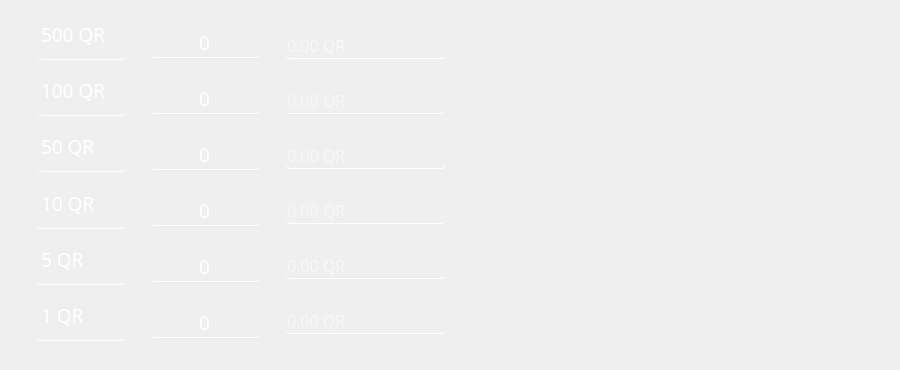
      <widget class="QWidget" name="qatar_3">
       <widget class="QLabel" name="label_56">
        <property name="geometry">
         <rect>
          <x>560</x>
          <y>0</y>
          <width>331</width>
          <height>361</height>
         </rect>
        </property>
        <property name="text">
         <string/>
        </property>
        <property name="pixmap">
         <pixmap>devise/qatar-25A.png</pixmap>
        </property>
        <property name="scaledContents">
         <bool>true</bool>
        </property>
       </widget>
       <widget class="QWidget" name="">
        <property name="geometry">
         <rect>
          <x>150</x>
          <y>8</y>
          <width>111</width>
          <height>351</height>
         </rect>
        </property>
        <layout class="QVBoxLayout" name="verticalLayout_24">
         <item>
          <widget class="QLineEdit" name="qt">
           <property name="font">
            <font>
             <family>Mongolian Baiti</family>
             <pointsize>14</pointsize>
            </font>
           </property>
           <property name="styleSheet">
            <string notr="true">color: rgb(255, 255, 255);
border-radius:5px;
background-color:transparent;
border-bottom:1px solid rgb(255, 255, 255);</string>
           </property>
           <property name="text">
            <string>0</string>
           </property>
           <property name="alignment">
            <set>Qt::AlignCenter</set>
           </property>
           <property name="placeholderText">
            <string>Qté.</string>
           </property>
          </widget>
         </item>
         <item>
          <widget class="QLineEdit" name="qt_2">
           <property name="font">
            <font>
             <family>Mongolian Baiti</family>
             <pointsize>14</pointsize>
            </font>
           </property>
           <property name="styleSheet">
            <string notr="true">color: rgb(255, 255, 255);
border-radius:5px;
background-color:transparent;
border-bottom:1px solid rgb(255, 255, 255);</string>
           </property>
           <property name="text">
            <string>0</string>
           </property>
           <property name="alignment">
            <set>Qt::AlignCenter</set>
           </property>
           <property name="placeholderText">
            <string>Qté.</string>
           </property>
          </widget>
         </item>
         <item>
          <widget class="QLineEdit" name="qt_3">
           <property name="font">
            <font>
             <family>Mongolian Baiti</family>
             <pointsize>14</pointsize>
            </font>
           </property>
           <property name="styleSheet">
            <string notr="true">color: rgb(255, 255, 255);
border-radius:5px;
background-color:transparent;
border-bottom:1px solid rgb(255, 255, 255);</string>
           </property>
           <property name="text">
            <string>0</string>
           </property>
           <property name="alignment">
            <set>Qt::AlignCenter</set>
           </property>
           <property name="placeholderText">
            <string>Qté.</string>
           </property>
          </widget>
         </item>
         <item>
          <widget class="QLineEdit" name="qt_4">
           <property name="font">
            <font>
             <family>Mongolian Baiti</family>
             <pointsize>14</pointsize>
            </font>
           </property>
           <property name="styleSheet">
            <string notr="true">color: rgb(255, 255, 255);
border-radius:5px;
background-color:transparent;
border-bottom:1px solid rgb(255, 255, 255);</string>
           </property>
           <property name="text">
            <string>0</string>
           </property>
           <property name="alignment">
            <set>Qt::AlignCenter</set>
           </property>
           <property name="placeholderText">
            <string>Qté.</string>
           </property>
          </widget>
         </item>
         <item>
          <widget class="QLineEdit" name="qt_5">
           <property name="font">
            <font>
             <family>Mongolian Baiti</family>
             <pointsize>14</pointsize>
            </font>
           </property>
           <property name="styleSheet">
            <string notr="true">color: rgb(255, 255, 255);
border-radius:5px;
background-color:transparent;
border-bottom:1px solid rgb(255, 255, 255);</string>
           </property>
           <property name="text">
            <string>0</string>
           </property>
           <property name="alignment">
            <set>Qt::AlignCenter</set>
           </property>
           <property name="placeholderText">
            <string>Qté.</string>
           </property>
          </widget>
         </item>
         <item>
          <widget class="QLineEdit" name="qt_6">
           <property name="font">
            <font>
             <family>Mongolian Baiti</family>
             <pointsize>14</pointsize>
            </font>
           </property>
           <property name="styleSheet">
            <string notr="true">color: rgb(255, 255, 255);
border-radius:5px;
background-color:transparent;
border-bottom:1px solid rgb(255, 255, 255);</string>
           </property>
           <property name="text">
            <string>0</string>
           </property>
           <property name="alignment">
            <set>Qt::AlignCenter</set>
           </property>
           <property name="placeholderText">
            <string>Qté.</string>
           </property>
          </widget>
         </item>
        </layout>
       </widget>
       <widget class="QWidget" name="">
        <property name="geometry">
         <rect>
          <x>36</x>
          <y>10</y>
          <width>91</width>
          <height>331</height>
         </rect>
        </property>
        <layout class="QVBoxLayout" name="verticalLayout_25">
         <item>
          <widget class="QLabel" name="label_134">
           <property name="font">
            <font>
             <family>Mongolian Baiti</family>
             <pointsize>14</pointsize>
            </font>
           </property>
           <property name="styleSheet">
            <string notr="true">color: rgb(255, 255, 255);
border-radius:5px;
background-color:transparent;
border-bottom:1px solid rgb(255, 255, 255);</string>
           </property>
           <property name="text">
            <string>500 QR</string>
           </property>
          </widget>
         </item>
         <item>
          <widget class="QLabel" name="label_133">
           <property name="font">
            <font>
             <family>Mongolian Baiti</family>
             <pointsize>14</pointsize>
            </font>
           </property>
           <property name="styleSheet">
            <string notr="true">color: rgb(255, 255, 255);
border-radius:5px;
background-color:transparent;
border-bottom:1px solid rgb(255, 255, 255);</string>
           </property>
           <property name="text">
            <string>100 QR</string>
           </property>
          </widget>
         </item>
         <item>
          <widget class="QLabel" name="label_138">
           <property name="font">
            <font>
             <family>Mongolian Baiti</family>
             <pointsize>14</pointsize>
            </font>
           </property>
           <property name="styleSheet">
            <string notr="true">color: rgb(255, 255, 255);
border-radius:5px;
background-color:transparent;
border-bottom:1px solid rgb(255, 255, 255);</string>
           </property>
           <property name="text">
            <string>50 QR</string>
           </property>
          </widget>
         </item>
         <item>
          <widget class="QLabel" name="label_136">
           <property name="font">
            <font>
             <family>Mongolian Baiti</family>
             <pointsize>14</pointsize>
            </font>
           </property>
           <property name="styleSheet">
            <string notr="true">color: rgb(255, 255, 255);
border-radius:5px;
background-color:transparent;
border-bottom:1px solid rgb(255, 255, 255);</string>
           </property>
           <property name="text">
            <string>10 QR</string>
           </property>
          </widget>
         </item>
         <item>
          <widget class="QLabel" name="label_139">
           <property name="font">
            <font>
             <family>Mongolian Baiti</family>
             <pointsize>14</pointsize>
            </font>
           </property>
           <property name="styleSheet">
            <string notr="true">color: rgb(255, 255, 255);
border-radius:5px;
background-color:transparent;
border-bottom:1px solid rgb(255, 255, 255);</string>
           </property>
           <property name="text">
            <string>5 QR</string>
           </property>
          </widget>
         </item>
         <item>
          <widget class="QLabel" name="label_169">
           <property name="font">
            <font>
             <family>Mongolian Baiti</family>
             <pointsize>14</pointsize>
            </font>
           </property>
           <property name="styleSheet">
            <string notr="true">color: rgb(255, 255, 255);
border-radius:5px;
background-color:transparent;
border-bottom:1px solid rgb(255, 255, 255);</string>
           </property>
           <property name="text">
            <string>1 QR</string>
           </property>
          </widget>
         </item>
        </layout>
       </widget>
       <widget class="QWidget" name="">
        <property name="geometry">
         <rect>
          <x>285</x>
          <y>10</y>
          <width>161</width>
          <height>351</height>
         </rect>
        </property>
        <layout class="QVBoxLayout" name="verticalLayout_45">
         <item>
          <widget class="QLineEdit" name="qr">
           <property name="font">
            <font>
             <family>Mongolian Baiti</family>
             <pointsize>12</pointsize>
            </font>
           </property>
           <property name="styleSheet">
            <string notr="true">color: rgb(255, 255, 255);
border-radius:5px;
background-color:transparent;
border-bottom:1px solid rgb(255, 255, 255);</string>
           </property>
           <property name="text">
            <string/>
           </property>
           <property name="readOnly">
            <bool>true</bool>
           </property>
           <property name="placeholderText">
            <string>0.00 QR</string>
           </property>
          </widget>
         </item>
         <item>
          <widget class="QLineEdit" name="qr_2">
           <property name="font">
            <font>
             <family>Mongolian Baiti</family>
             <pointsize>12</pointsize>
            </font>
           </property>
           <property name="styleSheet">
            <string notr="true">color: rgb(255, 255, 255);
border-radius:5px;
background-color:transparent;
border-bottom:1px solid rgb(255, 255, 255);</string>
           </property>
           <property name="text">
            <string/>
           </property>
           <property name="readOnly">
            <bool>true</bool>
           </property>
           <property name="placeholderText">
            <string>0.00 QR</string>
           </property>
          </widget>
         </item>
         <item>
          <widget class="QLineEdit" name="qr_3">
           <property name="font">
            <font>
             <family>Mongolian Baiti</family>
             <pointsize>12</pointsize>
            </font>
           </property>
           <property name="styleSheet">
            <string notr="true">color: rgb(255, 255, 255);
border-radius:5px;
background-color:transparent;
border-bottom:1px solid rgb(255, 255, 255);</string>
           </property>
           <property name="text">
            <string/>
           </property>
           <property name="readOnly">
            <bool>true</bool>
           </property>
           <property name="placeholderText">
            <string>0.00 QR</string>
           </property>
          </widget>
         </item>
         <item>
          <widget class="QLineEdit" name="qr_4">
           <property name="font">
            <font>
             <family>Mongolian Baiti</family>
             <pointsize>12</pointsize>
            </font>
           </property>
           <property name="styleSheet">
            <string notr="true">color: rgb(255, 255, 255);
border-radius:5px;
background-color:transparent;
border-bottom:1px solid rgb(255, 255, 255);</string>
           </property>
           <property name="text">
            <string/>
           </property>
           <property name="readOnly">
            <bool>true</bool>
           </property>
           <property name="placeholderText">
            <string>0.00 QR</string>
           </property>
          </widget>
         </item>
         <item>
          <widget class="QLineEdit" name="qr_5">
           <property name="font">
            <font>
             <family>Mongolian Baiti</family>
             <pointsize>12</pointsize>
            </font>
           </property>
           <property name="styleSheet">
            <string notr="true">color: rgb(255, 255, 255);
border-radius:5px;
background-color:transparent;
border-bottom:1px solid rgb(255, 255, 255);</string>
           </property>
           <property name="text">
            <string/>
           </property>
           <property name="readOnly">
            <bool>true</bool>
           </property>
           <property name="placeholderText">
            <string>0.00 QR</string>
           </property>
          </widget>
         </item>
         <item>
          <widget class="QLineEdit" name="qr_6">
           <property name="font">
            <font>
             <family>Mongolian Baiti</family>
             <pointsize>12</pointsize>
            </font>
           </property>
           <property name="styleSheet">
            <string notr="true">color: rgb(255, 255, 255);
border-radius:5px;
background-color:transparent;
border-bottom:1px solid rgb(255, 255, 255);</string>
           </property>
           <property name="text">
            <string/>
           </property>
           <property name="readOnly">
            <bool>true</bool>
           </property>
           <property name="placeholderText">
            <string>0.00 QR</string>
           </property>
          </widget>
         </item>
        </layout>
       </widget>
      </widget>
